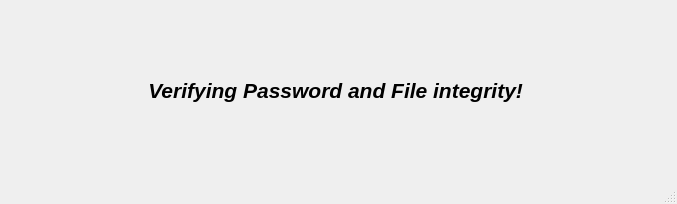
<?xml version="1.0" encoding="UTF-8"?>
<ui version="4.0">
 <class>MainWindow</class>
 <widget class="QMainWindow" name="MainWindow">
  <property name="geometry">
   <rect>
    <x>0</x>
    <y>0</y>
    <width>677</width>
    <height>204</height>
   </rect>
  </property>
  <property name="windowTitle">
   <string>Damglorious Local Encryption</string>
  </property>
  <widget class="QWidget" name="centralwidget">
   <layout class="QVBoxLayout" name="verticalLayout">
    <item>
     <widget class="QLabel" name="label">
      <property name="maximumSize">
       <size>
        <width>16777215</width>
        <height>100</height>
       </size>
      </property>
      <property name="text">
       <string>&lt;html&gt;&lt;head/&gt;&lt;body&gt;&lt;p align=&quot;center&quot;&gt;&lt;span style=&quot; font-size:16pt; font-weight:600; font-style:italic;&quot;&gt;Verifying Password and File integrity! &lt;/span&gt;&lt;/p&gt;&lt;/body&gt;&lt;/html&gt;</string>
      </property>
     </widget>
    </item>
   </layout>
  </widget>
  <widget class="QStatusBar" name="statusbar"/>
 </widget>
 <resources/>
 <connections/>
</ui>
